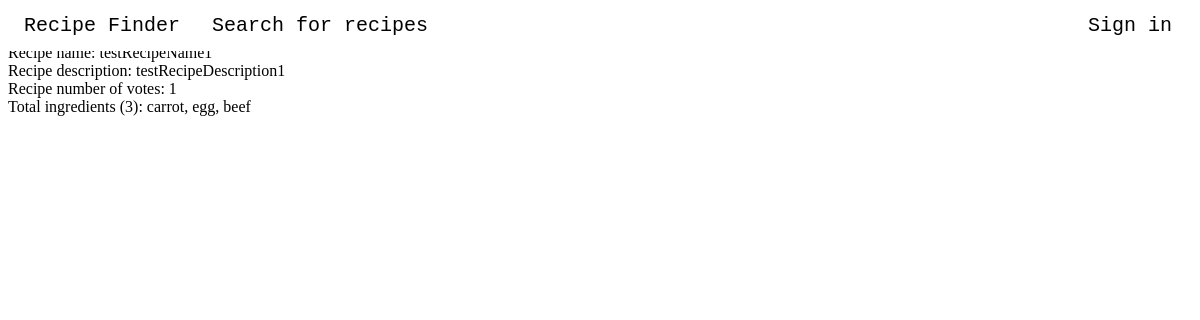
The app's page /view-recipe?id=1, older data.
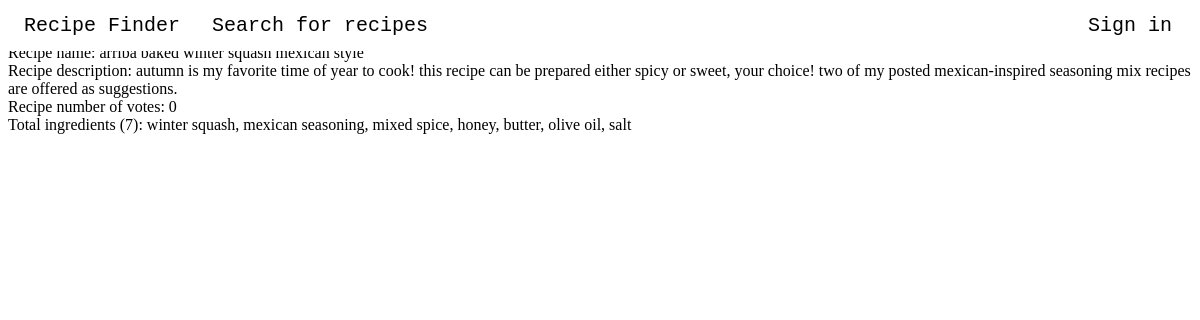
The same page, newer data.
### app/input_sets/models.py (models this page shows, shortened)
class Recipe(db.Model, Base):
    __tablename__ = "Recipe"
    id = db.Column(db.Integer, primary_key=True) #id = primary key
    name = db.Column(db.String(128))
    description = db.Column(db.String(8192)) #about 2000 characters
    num_votes = db.Column(db.Integer)
    creator = db.Column(db.Integer, db.ForeignKey(Chef.id))
    num_ingredients = db.Column(db.Integer)

class Ingredient(db.Model, Base):
    __tablename__ = "Ingredient"
    id = db.Column(db.Integer, primary_key=True)
    name = db.Column(db.String(64))
    num_use = db.Column(db.Integer)

### app/routes.py (the view)
@app.route('/view-recipe', methods=['GET'])
def view_recipe():
    if request.args.get("id") == None: #they went to view-recipe get without a recipe id in the request args
        return redirect(url_for('index'))
    recipe = Recipe.query.filter_by(id=request.args.get("id")).first() #get the correct profile by inputting user id
    if recipe == None:
        return not_found("404")
    recipeIDList = []
    recipeIDList.append(recipe.id)
    ingredients = get_ingredients(recipeIDList)
    ingredients = [i.Ingredient.name for i in ingredients]
    return render_template('view_recipe.html', name=recipe.name, description=recipe.description,
        num_votes=recipe.num_votes, creator=recipe.creator, num_ingredients=recipe.num_ingredients,
        ingredients=ingredients,
        userID=session.get("userID"))

### app/routes.py (called while the page is built, shortened)
@app.before_request
def make_session_permanent():
    session.permanent = True
    app.permanent_session_lifetime = timedelta(hours=10) #10 hours until need to resign in

def get_ingredients(recipeIDList):
    return db.session.query( \
            Ingredient,
            label("recipe_id", RecipeIngredient.recipe_id)
    ).outerjoin(Ingredient, Ingredient.id == RecipeIngredient.ingredient_id) \
    .filter(
        RecipeIngredient.recipe_id.in_(recipeIDList)
    ).all()

### app/templates/view_recipe.html (shortened to what this page needs)
<html>
<head>
    <link rel="stylesheet" href="{{ url_for('static', filename='css_files/create_user_table.css') }}">
    <link rel="stylesheet" href="{{ url_for('static', filename='css_files/navigation_bar.css') }}">
</head>
<body>
    <div class="navbar">
        <a href="/">Recipe Finder</a>
        <a href="{{ url_for('find_recipe') }}">Search for recipes</a>
        <div class="login_logout">
        {% if userID != None %}
            <a href="{{ url_for('logout') }}">Sign out</a>
        {% else %}
            <a href="/sign-in">Sign in</a>
        {% endif %}
        </div>
    </div>
    <br/>
    <br/>
    Recipe name: {{ name }}<br/>
    Recipe description: {{ description }}<br/>
    Recipe number of votes: {{ num_votes }}<br/>
    Total ingredients ({{ num_ingredients }}):
    {% for ingredient in ingredients %}
        {% if loop.index == ingredients|length %}
            {{ingredient}}
        {% else %}
            {{ingredient}},
        {% endif %}
    {% endfor %}<br/>
</body>
</html>

### app/static/css_files/navigation_bar.css (style rules this page uses)
.navbar { overflow: hidden; background-color: white; position: fixed; top: 0; width: 100%; font-family:'Courier', monospace; font-size: 20px; font-weight: 300; z-index:1; }
.login_logout { float:right; margin-right:20px; }
.navbar a { float: left; display: block; color: black; text-align: center; padding: 14px 16px; text-decoration: none; }

Row changes from the older to the newer data that the page shows:
changed Recipe: name "testRecipeName1" → "arriba baked winter squash mexican style"; description "testRecipeDescription1" → "autumn is my favorite time of year to cook! this recipe can be prepared either spicy or sweet, your choice! two of my posted mexican-inspired seasoning mix recipes are offered as suggestions."
changed Ingredient: name "carrot" → "winter squash"
changed Ingredient: name "egg" → "mexican seasoning"
changed Ingredient: name "beef" → "mixed spice"
now on this page (row edited): Ingredient: name "honey"
now on this page (row edited): Ingredient: name "butter"
now on this page (row edited): Ingredient: name "olive oil"
now on this page (row edited): Ingredient: name "salt"
Text that changed along with them:
{{ num_votes }}: "1" → "0"
{{ num_ingredients }}: "3" → "7"
